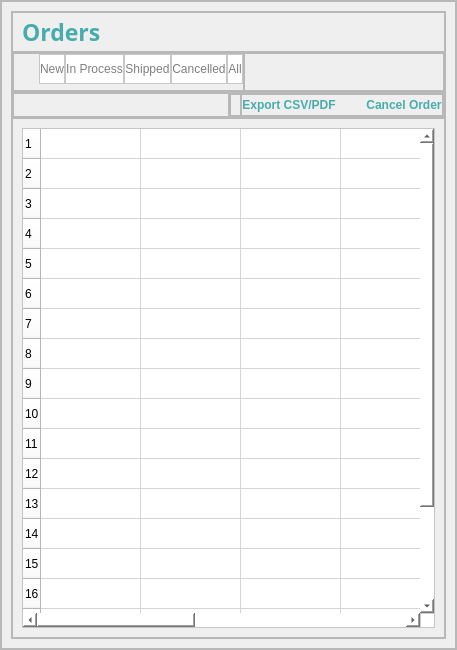
                  <widget class="QFrame" name="frame_74">
                   <property name="minimumSize">
                    <size>
                     <width>0</width>
                     <height>650</height>
                    </size>
                   </property>
                   <property name="frameShape">
                    <enum>QFrame::StyledPanel</enum>
                   </property>
                   <property name="frameShadow">
                    <enum>QFrame::Raised</enum>
                   </property>
                   <layout class="QHBoxLayout" name="horizontalLayout_45">
                    <property name="leftMargin">
                     <number>0</number>
                    </property>
                    <property name="topMargin">
                     <number>0</number>
                    </property>
                    <property name="rightMargin">
                     <number>0</number>
                    </property>
                    <property name="bottomMargin">
                     <number>0</number>
                    </property>
                    <item>
                     <widget class="QFrame" name="frame_75">
                      <property name="frameShape">
                       <enum>QFrame::StyledPanel</enum>
                      </property>
                      <property name="frameShadow">
                       <enum>QFrame::Raised</enum>
                      </property>
                      <layout class="QVBoxLayout" name="verticalLayout_42">
                       <item>
                        <widget class="QFrame" name="frame_79">
                         <property name="frameShape">
                          <enum>QFrame::StyledPanel</enum>
                         </property>
                         <property name="frameShadow">
                          <enum>QFrame::Raised</enum>
                         </property>
                         <layout class="QVBoxLayout" name="verticalLayout_36">
                          <property name="spacing">
                           <number>0</number>
                          </property>
                          <property name="leftMargin">
                           <number>0</number>
                          </property>
                          <property name="topMargin">
                           <number>0</number>
                          </property>
                          <property name="rightMargin">
                           <number>0</number>
                          </property>
                          <property name="bottomMargin">
                           <number>0</number>
                          </property>
                          <item>
                           <widget class="QFrame" name="frame_80">
                            <property name="maximumSize">
                             <size>
                              <width>16777215</width>
                              <height>60</height>
                             </size>
                            </property>
                            <property name="frameShape">
                             <enum>QFrame::StyledPanel</enum>
                            </property>
                            <property name="frameShadow">
                             <enum>QFrame::Raised</enum>
                            </property>
                            <layout class="QVBoxLayout" name="verticalLayout_9">
                             <item>
                              <widget class="QLabel" name="label_66">
                               <property name="maximumSize">
                                <size>
                                 <width>120</width>
                                 <height>20</height>
                                </size>
                               </property>
                               <property name="font">
                                <font>
                                 <family>Century Gothic</family>
                                 <pointsize>17</pointsize>
                                 <weight>75</weight>
                                 <bold>true</bold>
                                </font>
                               </property>
                               <property name="styleSheet">
                                <string notr="true">color:#48ACAC</string>
                               </property>
                               <property name="text">
                                <string>Orders</string>
                               </property>
                              </widget>
                             </item>
                            </layout>
                           </widget>
                          </item>
                          <item>
                           <widget class="QFrame" name="frame_81">
                            <property name="minimumSize">
                             <size>
                              <width>0</width>
                              <height>40</height>
                             </size>
                            </property>
                            <property name="maximumSize">
                             <size>
                              <width>16777215</width>
                              <height>40</height>
                             </size>
                            </property>
                            <property name="frameShape">
                             <enum>QFrame::StyledPanel</enum>
                            </property>
                            <property name="frameShadow">
                             <enum>QFrame::Raised</enum>
                            </property>
                            <layout class="QHBoxLayout" name="horizontalLayout_10">
                             <property name="spacing">
                              <number>0</number>
                             </property>
                             <property name="leftMargin">
                              <number>0</number>
                             </property>
                             <property name="topMargin">
                              <number>0</number>
                             </property>
                             <property name="rightMargin">
                              <number>0</number>
                             </property>
                             <property name="bottomMargin">
                              <number>0</number>
                             </property>
                             <item>
                              <widget class="QFrame" name="frame_52">
                               <property name="maximumSize">
                                <size>
                                 <width>800</width>
                                 <height>16777215</height>
                                </size>
                               </property>
                               <property name="frameShape">
                                <enum>QFrame::StyledPanel</enum>
                               </property>
                               <property name="frameShadow">
                                <enum>QFrame::Raised</enum>
                               </property>
                               <layout class="QHBoxLayout" name="horizontalLayout_27">
                                <property name="spacing">
                                 <number>0</number>
                                </property>
                                <property name="leftMargin">
                                 <number>25</number>
                                </property>
                                <property name="topMargin">
                                 <number>0</number>
                                </property>
                                <property name="rightMargin">
                                 <number>0</number>
                                </property>
                                <property name="bottomMargin">
                                 <number>10</number>
                                </property>
                                <item>
                                 <widget class="QPushButton" name="btnOrderDispatcherNewOrder">
                                  <property name="minimumSize">
                                   <size>
                                    <width>0</width>
                                    <height>30</height>
                                   </size>
                                  </property>
                                  <property name="styleSheet">
                                   <string notr="true">border:1px solid rgb(200,200,200);
background-color: rgb(255, 255, 255);
color:grey;</string>
                                  </property>
                                  <property name="text">
                                   <string>New</string>
                                  </property>
                                 </widget>
                                </item>
                                <item>
                                 <widget class="QPushButton" name="btnOrderDispatcherInProcess">
                                  <property name="minimumSize">
                                   <size>
                                    <width>0</width>
                                    <height>30</height>
                                   </size>
                                  </property>
                                  <property name="styleSheet">
                                   <string notr="true">border:1px solid rgb(200,200,200);
background-color: rgb(255, 255, 255);
color:grey;</string>
                                  </property>
                                  <property name="text">
                                   <string>In Process</string>
                                  </property>
                                 </widget>
                                </item>
                                <item>
                                 <widget class="QPushButton" name="btnSaleTeamOrderShipped">
                                  <property name="minimumSize">
                                   <size>
                                    <width>0</width>
                                    <height>30</height>
                                   </size>
                                  </property>
                                  <property name="styleSheet">
                                   <string notr="true">border:1px solid rgb(200,200,200);
background-color: rgb(255, 255, 255);
color:grey;</string>
                                  </property>
                                  <property name="text">
                                   <string>Shipped</string>
                                  </property>
                                 </widget>
                                </item>
                                <item>
                                 <widget class="QPushButton" name="btnSaleTeamOrderCancelled">
                                  <property name="minimumSize">
                                   <size>
                                    <width>0</width>
                                    <height>30</height>
                                   </size>
                                  </property>
                                  <property name="styleSheet">
                                   <string notr="true">border:1px solid rgb(200,200,200);
background-color: rgb(255, 255, 255);
color:grey;</string>
                                  </property>
                                  <property name="text">
                                   <string>Cancelled</string>
                                  </property>
                                 </widget>
                                </item>
                                <item>
                                 <widget class="QPushButton" name="btnSaleTeamAllOrders">
                                  <property name="minimumSize">
                                   <size>
                                    <width>0</width>
                                    <height>30</height>
                                   </size>
                                  </property>
                                  <property name="styleSheet">
                                   <string notr="true">border:1px solid rgb(200,200,200);
background-color: rgb(255, 255, 255);
color:grey;</string>
                                  </property>
                                  <property name="text">
                                   <string>All</string>
                                  </property>
                                 </widget>
                                </item>
                               </layout>
                              </widget>
                             </item>
                             <item>
                              <widget class="QFrame" name="frame_83">
                               <property name="minimumSize">
                                <size>
                                 <width>200</width>
                                 <height>0</height>
                                </size>
                               </property>
                               <property name="frameShape">
                                <enum>QFrame::StyledPanel</enum>
                               </property>
                               <property name="frameShadow">
                                <enum>QFrame::Raised</enum>
                               </property>
                               <layout class="QVBoxLayout" name="verticalLayout_43">
                                <property name="topMargin">
                                 <number>5</number>
                                </property>
                               </layout>
                              </widget>
                             </item>
                            </layout>
                           </widget>
                          </item>
                          <item>
                           <widget class="QFrame" name="frame_84">
                            <property name="maximumSize">
                             <size>
                              <width>16777215</width>
                              <height>30</height>
                             </size>
                            </property>
                            <property name="frameShape">
                             <enum>QFrame::StyledPanel</enum>
                            </property>
                            <property name="frameShadow">
                             <enum>QFrame::Raised</enum>
                            </property>
                            <layout class="QHBoxLayout" name="horizontalLayout_49">
                             <property name="spacing">
                              <number>0</number>
                             </property>
                             <property name="leftMargin">
                              <number>0</number>
                             </property>
                             <property name="topMargin">
                              <number>0</number>
                             </property>
                             <property name="rightMargin">
                              <number>0</number>
                             </property>
                             <property name="bottomMargin">
                              <number>0</number>
                             </property>
                             <item>
                              <widget class="QFrame" name="frame_85">
                               <property name="frameShape">
                                <enum>QFrame::StyledPanel</enum>
                               </property>
                               <property name="frameShadow">
                                <enum>QFrame::Raised</enum>
                               </property>
                              </widget>
                             </item>
                             <item>
                              <widget class="QFrame" name="frame_86">
                               <property name="frameShape">
                                <enum>QFrame::StyledPanel</enum>
                               </property>
                               <property name="frameShadow">
                                <enum>QFrame::Raised</enum>
                               </property>
                               <layout class="QHBoxLayout" name="horizontalLayout_50">
                                <property name="spacing">
                                 <number>0</number>
                                </property>
                                <property name="leftMargin">
                                 <number>0</number>
                                </property>
                                <property name="topMargin">
                                 <number>0</number>
                                </property>
                                <property name="rightMargin">
                                 <number>0</number>
                                </property>
                                <property name="bottomMargin">
                                 <number>0</number>
                                </property>
                                <item>
                                 <widget class="QFrame" name="frame_87">
                                  <property name="frameShape">
                                   <enum>QFrame::StyledPanel</enum>
                                  </property>
                                  <property name="frameShadow">
                                   <enum>QFrame::Raised</enum>
                                  </property>
                                 </widget>
                                </item>
                                <item>
                                 <widget class="QFrame" name="frame_88">
                                  <property name="frameShape">
                                   <enum>QFrame::StyledPanel</enum>
                                  </property>
                                  <property name="frameShadow">
                                   <enum>QFrame::Raised</enum>
                                  </property>
                                  <layout class="QHBoxLayout" name="horizontalLayout_51">
                                   <property name="spacing">
                                    <number>0</number>
                                   </property>
                                   <property name="leftMargin">
                                    <number>0</number>
                                   </property>
                                   <property name="topMargin">
                                    <number>0</number>
                                   </property>
                                   <property name="rightMargin">
                                    <number>0</number>
                                   </property>
                                   <property name="bottomMargin">
                                    <number>0</number>
                                   </property>
                                   <item>
                                    <widget class="QPushButton" name="btnSalesTeamExportCSV">
                                     <property name="font">
                                      <font>
                                       <weight>75</weight>
                                       <bold>true</bold>
                                      </font>
                                     </property>
                                     <property name="cursor">
                                      <cursorShape>PointingHandCursor</cursorShape>
                                     </property>
                                     <property name="styleSheet">
                                      <string notr="true">#btnSalesTeamExportCSV{
	border:0px;
	color: rgb(72, 172, 172);
}
#btnSalesTeamExportCSV:hover{
	color: white;
	
	background-color: rgb(72, 172, 172);
}</string>
                                     </property>
                                     <property name="text">
                                      <string>Export CSV/PDF</string>
                                     </property>
                                    </widget>
                                   </item>
                                   <item>
                                    <spacer name="horizontalSpacer">
                                     <property name="orientation">
                                      <enum>Qt::Horizontal</enum>
                                     </property>
                                     <property name="sizeType">
                                      <enum>QSizePolicy::Minimum</enum>
                                     </property>
                                     <property name="sizeHint" stdset="0">
                                      <size>
                                       <width>30</width>
                                       <height>20</height>
                                      </size>
                                     </property>
                                    </spacer>
                                   </item>
                                   <item>
                                    <widget class="QPushButton" name="btnSalesTeamCancelOrder">
                                     <property name="font">
                                      <font>
                                       <weight>75</weight>
                                       <bold>true</bold>
                                      </font>
                                     </property>
                                     <property name="cursor">
                                      <cursorShape>PointingHandCursor</cursorShape>
                                     </property>
                                     <property name="styleSheet">
                                      <string notr="true">#btnSalesTeamCancelOrder{
	border:0px;
	color: rgb(72, 172, 172);
}
#btnSalesTeamCancelOrder:hover{
	color: white;
	background-color: rgb(72, 172, 172);
}</string>
                                     </property>
                                     <property name="text">
                                      <string>Cancel Order</string>
                                     </property>
                                    </widget>
                                   </item>
                                  </layout>
                                 </widget>
                                </item>
                               </layout>
                              </widget>
                             </item>
                            </layout>
                           </widget>
                          </item>
                          <item>
                           <widget class="QFrame" name="frame_89">
                            <property name="frameShape">
                             <enum>QFrame::StyledPanel</enum>
                            </property>
                            <property name="frameShadow">
                             <enum>QFrame::Raised</enum>
                            </property>
                            <layout class="QHBoxLayout" name="horizontalLayout_9">
                             <item>
                              <widget class="QTableWidget" name="tableOrderDispatcher">
                               <property name="cursor" stdset="0">
                                <cursorShape>PointingHandCursor</cursorShape>
                               </property>
                               <property name="tabletTracking">
                                <bool>false</bool>
                               </property>
                               <property name="styleSheet">
                                <string notr="true">background-color: rgb(255, 255, 255);</string>
                               </property>
                               <property name="rowCount">
                                <number>20</number>
                               </property>
                               <property name="columnCount">
                                <number>7</number>
                               </property>
                               <attribute name="horizontalHeaderVisible">
                                <bool>false</bool>
                               </attribute>
                               <attribute name="horizontalHeaderCascadingSectionResizes">
                                <bool>false</bool>
                               </attribute>
                               <row/>
                               <row/>
                               <row/>
                               <row/>
                               <row/>
                               <row/>
                               <row/>
                               <row/>
                               <row/>
                               <row/>
                               <row/>
                               <row/>
                               <row/>
                               <row/>
                               <row/>
                               <row/>
                               <row/>
                               <row/>
                               <row/>
                               <row/>
                               <column/>
                               <column/>
                               <column/>
                               <column/>
                               <column/>
                               <column/>
                               <column/>
                               <item row="0" column="0">
                                <property name="foreground">
                                 <brush brushstyle="NoBrush">
                                  <color alpha="255">
                                   <red>72</red>
                                   <green>172</green>
                                   <blue>172</blue>
                                  </color>
                                 </brush>
                                </property>
                               </item>
                              </widget>
                             </item>
                            </layout>
                           </widget>
                          </item>
                         </layout>
                        </widget>
                       </item>
                      </layout>
                     </widget>
                    </item>
                   </layout>
                  </widget>
